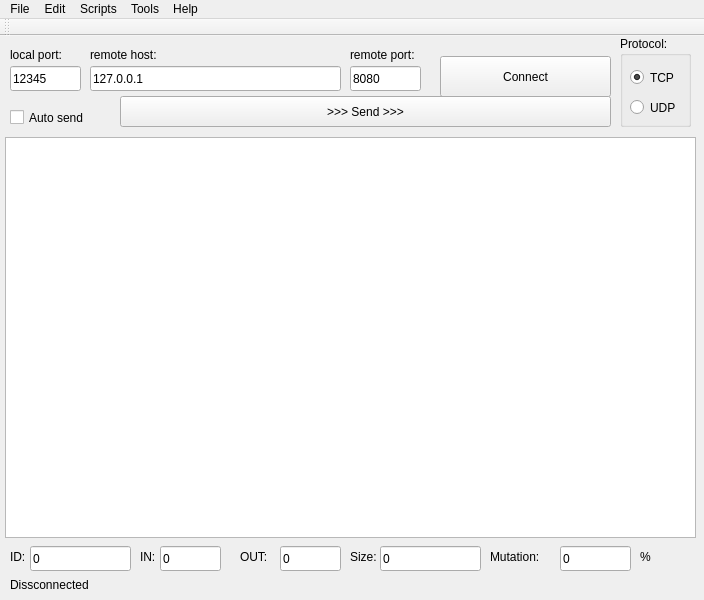
<?xml version="1.0" encoding="UTF-8"?>
<ui version="4.0">
 <class>MainWindow</class>
 <widget class="QMainWindow" name="MainWindow">
  <property name="geometry">
   <rect>
    <x>0</x>
    <y>0</y>
    <width>704</width>
    <height>600</height>
   </rect>
  </property>
  <property name="minimumSize">
   <size>
    <width>600</width>
    <height>600</height>
   </size>
  </property>
  <property name="maximumSize">
   <size>
    <width>704</width>
    <height>600</height>
   </size>
  </property>
  <property name="windowTitle">
   <string>rproxy - multi protocol reversing proxy</string>
  </property>
  <widget class="QWidget" name="centralWidget">
   <widget class="QLineEdit" name="eLPort">
    <property name="geometry">
     <rect>
      <x>10</x>
      <y>30</y>
      <width>71</width>
      <height>25</height>
     </rect>
    </property>
    <property name="toolTip">
     <string>local port number to open for receiving connections from the client.</string>
    </property>
    <property name="text">
     <string>12345</string>
    </property>
    <property name="cursorPosition">
     <number>5</number>
    </property>
   </widget>
   <widget class="QLineEdit" name="eRHost">
    <property name="geometry">
     <rect>
      <x>90</x>
      <y>30</y>
      <width>251</width>
      <height>25</height>
     </rect>
    </property>
    <property name="text">
     <string>127.0.0.1</string>
    </property>
   </widget>
   <widget class="QPushButton" name="bConnect">
    <property name="geometry">
     <rect>
      <x>440</x>
      <y>20</y>
      <width>171</width>
      <height>41</height>
     </rect>
    </property>
    <property name="text">
     <string>Connect</string>
    </property>
   </widget>
   <widget class="QLabel" name="label">
    <property name="geometry">
     <rect>
      <x>10</x>
      <y>10</y>
      <width>71</width>
      <height>17</height>
     </rect>
    </property>
    <property name="text">
     <string>local port:</string>
    </property>
   </widget>
   <widget class="QLabel" name="label_2">
    <property name="geometry">
     <rect>
      <x>90</x>
      <y>10</y>
      <width>91</width>
      <height>17</height>
     </rect>
    </property>
    <property name="text">
     <string>remote host:</string>
    </property>
   </widget>
   <widget class="QLabel" name="label_3">
    <property name="geometry">
     <rect>
      <x>350</x>
      <y>10</y>
      <width>81</width>
      <height>17</height>
     </rect>
    </property>
    <property name="text">
     <string>remote port:</string>
    </property>
   </widget>
   <widget class="QLineEdit" name="eRPort">
    <property name="geometry">
     <rect>
      <x>350</x>
      <y>30</y>
      <width>71</width>
      <height>25</height>
     </rect>
    </property>
    <property name="text">
     <string>8080</string>
    </property>
   </widget>
   <widget class="QGroupBox" name="groupBox">
    <property name="geometry">
     <rect>
      <x>620</x>
      <y>0</y>
      <width>71</width>
      <height>91</height>
     </rect>
    </property>
    <property name="title">
     <string>Protocol:</string>
    </property>
    <widget class="QRadioButton" name="rTCP">
     <property name="geometry">
      <rect>
       <x>10</x>
       <y>30</y>
       <width>51</width>
       <height>23</height>
      </rect>
     </property>
     <property name="text">
      <string>TCP</string>
     </property>
     <property name="checked">
      <bool>true</bool>
     </property>
    </widget>
    <widget class="QRadioButton" name="rUDP">
     <property name="geometry">
      <rect>
       <x>10</x>
       <y>60</y>
       <width>61</width>
       <height>23</height>
      </rect>
     </property>
     <property name="text">
      <string>UDP</string>
     </property>
    </widget>
   </widget>
   <widget class="QCheckBox" name="chkAutoSend">
    <property name="enabled">
     <bool>true</bool>
    </property>
    <property name="geometry">
     <rect>
      <x>10</x>
      <y>70</y>
      <width>101</width>
      <height>23</height>
     </rect>
    </property>
    <property name="text">
     <string>Auto send </string>
    </property>
    <property name="checked">
     <bool>false</bool>
    </property>
   </widget>
   <widget class="QPushButton" name="bSend">
    <property name="geometry">
     <rect>
      <x>120</x>
      <y>60</y>
      <width>491</width>
      <height>31</height>
     </rect>
    </property>
    <property name="text">
     <string>&gt;&gt;&gt; Send &gt;&gt;&gt;</string>
    </property>
   </widget>
   <widget class="QLabel" name="label_4">
    <property name="geometry">
     <rect>
      <x>140</x>
      <y>510</y>
      <width>31</width>
      <height>21</height>
     </rect>
    </property>
    <property name="text">
     <string>IN:</string>
    </property>
   </widget>
   <widget class="QLineEdit" name="eIn">
    <property name="geometry">
     <rect>
      <x>160</x>
      <y>510</y>
      <width>61</width>
      <height>25</height>
     </rect>
    </property>
    <property name="text">
     <string>0</string>
    </property>
    <property name="readOnly">
     <bool>true</bool>
    </property>
   </widget>
   <widget class="QLabel" name="label_5">
    <property name="geometry">
     <rect>
      <x>240</x>
      <y>510</y>
      <width>31</width>
      <height>21</height>
     </rect>
    </property>
    <property name="text">
     <string>OUT:</string>
    </property>
   </widget>
   <widget class="QLineEdit" name="eOut">
    <property name="geometry">
     <rect>
      <x>280</x>
      <y>510</y>
      <width>61</width>
      <height>25</height>
     </rect>
    </property>
    <property name="text">
     <string>0</string>
    </property>
    <property name="readOnly">
     <bool>true</bool>
    </property>
   </widget>
   <widget class="QLabel" name="label_6">
    <property name="geometry">
     <rect>
      <x>350</x>
      <y>510</y>
      <width>31</width>
      <height>21</height>
     </rect>
    </property>
    <property name="text">
     <string>Size:</string>
    </property>
   </widget>
   <widget class="QLineEdit" name="eSize">
    <property name="geometry">
     <rect>
      <x>380</x>
      <y>510</y>
      <width>101</width>
      <height>25</height>
     </rect>
    </property>
    <property name="text">
     <string>0</string>
    </property>
   </widget>
   <widget class="QLabel" name="label_7">
    <property name="geometry">
     <rect>
      <x>490</x>
      <y>510</y>
      <width>71</width>
      <height>21</height>
     </rect>
    </property>
    <property name="text">
     <string>Mutation:</string>
    </property>
   </widget>
   <widget class="QLineEdit" name="eMutation">
    <property name="geometry">
     <rect>
      <x>560</x>
      <y>510</y>
      <width>71</width>
      <height>25</height>
     </rect>
    </property>
    <property name="text">
     <string>0</string>
    </property>
   </widget>
   <widget class="QLabel" name="label_8">
    <property name="geometry">
     <rect>
      <x>640</x>
      <y>510</y>
      <width>54</width>
      <height>21</height>
     </rect>
    </property>
    <property name="text">
     <string>%</string>
    </property>
   </widget>
   <widget class="QLabel" name="lStatus">
    <property name="geometry">
     <rect>
      <x>10</x>
      <y>540</y>
      <width>621</width>
      <height>17</height>
     </rect>
    </property>
    <property name="text">
     <string>Dissconnected</string>
    </property>
   </widget>
   <widget class="QLabel" name="label_9">
    <property name="geometry">
     <rect>
      <x>10</x>
      <y>510</y>
      <width>31</width>
      <height>21</height>
     </rect>
    </property>
    <property name="text">
     <string>ID:</string>
    </property>
   </widget>
   <widget class="QLineEdit" name="eId">
    <property name="geometry">
     <rect>
      <x>30</x>
      <y>510</y>
      <width>101</width>
      <height>25</height>
     </rect>
    </property>
    <property name="text">
     <string>0</string>
    </property>
    <property name="readOnly">
     <bool>true</bool>
    </property>
   </widget>
   <widget class="QTableWidget" name="tHex">
    <property name="geometry">
     <rect>
      <x>5</x>
      <y>101</y>
      <width>691</width>
      <height>401</height>
     </rect>
    </property>
    <property name="minimumSize">
     <size>
      <width>1</width>
      <height>0</height>
     </size>
    </property>
    <property name="font">
     <font>
      <family>Unifont</family>
      <pointsize>11</pointsize>
      <weight>50</weight>
      <italic>false</italic>
      <bold>false</bold>
     </font>
    </property>
   </widget>
  </widget>
  <widget class="QMenuBar" name="menuBar">
   <property name="geometry">
    <rect>
     <x>0</x>
     <y>0</y>
     <width>704</width>
     <height>34</height>
    </rect>
   </property>
   <widget class="QMenu" name="menuFile">
    <property name="title">
     <string>File</string>
    </property>
    <addaction name="actionLoad_Hex"/>
    <addaction name="actionLoad_Bin"/>
    <addaction name="actionSave_Hex"/>
    <addaction name="actionSave_Bin"/>
    <addaction name="actionSave_all"/>
    <addaction name="separator"/>
    <addaction name="actionQuit"/>
   </widget>
   <widget class="QMenu" name="menuTools">
    <property name="title">
     <string>Edit</string>
    </property>
   </widget>
   <widget class="QMenu" name="menuScripts">
    <property name="title">
     <string>Scripts</string>
    </property>
    <addaction name="actionLoad_script"/>
   </widget>
   <widget class="QMenu" name="menuTools_2">
    <property name="title">
     <string>Tools</string>
    </property>
    <addaction name="actionRadare"/>
   </widget>
   <widget class="QMenu" name="menuHelp">
    <property name="title">
     <string>Help</string>
    </property>
    <addaction name="separator"/>
    <addaction name="actionAbout_2"/>
    <addaction name="actionScripting"/>
   </widget>
   <addaction name="menuFile"/>
   <addaction name="menuTools"/>
   <addaction name="menuScripts"/>
   <addaction name="menuTools_2"/>
   <addaction name="menuHelp"/>
  </widget>
  <widget class="QToolBar" name="mainToolBar">
   <attribute name="toolBarArea">
    <enum>TopToolBarArea</enum>
   </attribute>
   <attribute name="toolBarBreak">
    <bool>false</bool>
   </attribute>
  </widget>
  <action name="actionLoad_Hex">
   <property name="text">
    <string>Load Hex</string>
   </property>
  </action>
  <action name="actionLoad_Bin">
   <property name="text">
    <string>Load  Bin</string>
   </property>
  </action>
  <action name="actionSave_Hex">
   <property name="text">
    <string>Save Hex</string>
   </property>
  </action>
  <action name="actionSave_Bin">
   <property name="text">
    <string>Save Bin</string>
   </property>
  </action>
  <action name="actionQuit">
   <property name="text">
    <string>Quit</string>
   </property>
  </action>
  <action name="actionManual">
   <property name="text">
    <string>Manual</string>
   </property>
  </action>
  <action name="actionAbout">
   <property name="text">
    <string>About</string>
   </property>
  </action>
  <action name="actionAbout_2">
   <property name="text">
    <string>About</string>
   </property>
  </action>
  <action name="actionSave_all">
   <property name="text">
    <string>Save all</string>
   </property>
  </action>
  <action name="actionRadare">
   <property name="text">
    <string>Radare</string>
   </property>
  </action>
  <action name="actionLoad_script">
   <property name="text">
    <string>Load script</string>
   </property>
  </action>
  <action name="actionScripting">
   <property name="text">
    <string>Scripting</string>
   </property>
  </action>
 </widget>
 <layoutdefault spacing="6" margin="11"/>
 <tabstops>
  <tabstop>eLPort</tabstop>
  <tabstop>eRHost</tabstop>
  <tabstop>eRPort</tabstop>
  <tabstop>bConnect</tabstop>
  <tabstop>rTCP</tabstop>
  <tabstop>rUDP</tabstop>
  <tabstop>chkAutoSend</tabstop>
  <tabstop>bSend</tabstop>
  <tabstop>eIn</tabstop>
  <tabstop>eOut</tabstop>
  <tabstop>eSize</tabstop>
  <tabstop>eMutation</tabstop>
  <tabstop>eId</tabstop>
 </tabstops>
 <resources/>
 <connections/>
</ui>
